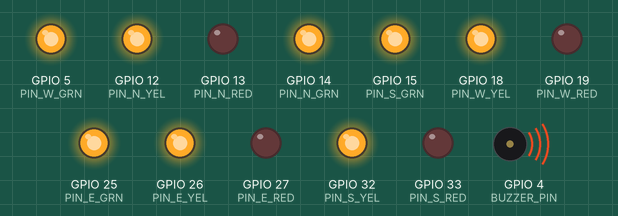
Bench run of a sketch on a simulated ESP32. Shown: output pins drawn as LEDs (lit = HIGH), buzzer (waves = sounding, pin HIGH). WiFi joins after 1.5 s; servers stay silent unless stated; what the sketch prints to the serial monitor is not drawn.

Above: at 6.7 s.
At 13.4 s:
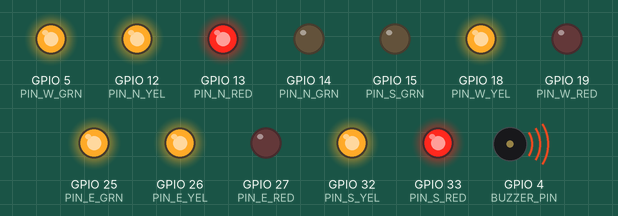
At 22.5 s:
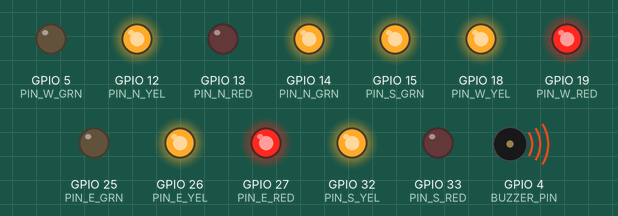
Timing chart, 0 to 40.6 s (numbered marks = the images above):
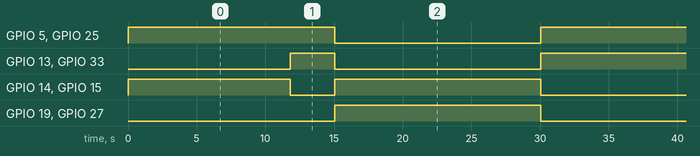

The sketch:

esp32_traffic_signal_controller.ino
```cpp
/**
 * =========================================================================================
 * PROJECT: GREEN CORRIDOR SMART EMERGENCY SYSTEM (INDIA)
 * MODULE: TRAFFIC SIGNAL INTERSECTION CONTROLLER FIRMWARE
 * TARGET: ESP32-WROOM-32 + 12-Channel Relay Board / High-Power LED Drivers
 * =========================================================================================
 *
 * Pinout Allocation (4-Way 12-Lamp Junction):
 * NORTH: Red: 13, Yellow: 12, Green: 14
 * EAST:  Red: 27, Yellow: 26, Green: 25
 * SOUTH: Red: 33, Yellow: 32, Green: 15
 * WEST:  Red: 19, Yellow: 18, Green: 5
 */

#include <WiFi.h>
#include <HTTPClient.h>
#include <ArduinoJson.h>

// ======================== NETWORK SETTINGS =============================
const char* WIFI_SSID       = "Traffic_Police_Junc_Net";
const char* WIFI_PASSWORD   = "SmartMysuruTraffic2026";
const char* STATUS_ENDPOINT = "http://192.168.1.100:8000/api/hardware/signals";

// ======================== HARDWARE RELAY PINS ===========================
// Relay logic: Many industrial relay boards are Active LOW (0 = ON, 1 = OFF)
#define RELAY_ACTIVE_STATE LOW
#define RELAY_INACTIVE_STATE HIGH

// North Approach
#define PIN_N_RED     13
#define PIN_N_YEL     12
#define PIN_N_GRN     14

// East Approach
#define PIN_E_RED     27
#define PIN_E_YEL     26
#define PIN_E_GRN     25

// South Approach
#define PIN_S_RED     33
#define PIN_S_YEL     32
#define PIN_S_GRN     15

// West Approach
#define PIN_W_RED     19
#define PIN_W_YEL     18
#define PIN_W_GRN     5

#define BUZZER_PIN    4

unsigned long lastPollTime = 0;
const unsigned long POLL_INTERVAL_MS = 250; // 4Hz update rate for responsive preemption
unsigned long lastValidPacketTime = 0;
const unsigned long WATCHDOG_TIMEOUT_MS = 10000; // 10s watchdog fallback

void setArmLight(int pinRed, int pinYel, int pinGrn, const char* color) {
  if (strcmp(color, "GREEN") == 0) {
    digitalWrite(pinRed, RELAY_INACTIVE_STATE);
    digitalWrite(pinYel, RELAY_INACTIVE_STATE);
    digitalWrite(pinGrn, RELAY_ACTIVE_STATE);
  } else if (strcmp(color, "YELLOW") == 0) {
    digitalWrite(pinRed, RELAY_INACTIVE_STATE);
    digitalWrite(pinYel, RELAY_ACTIVE_STATE);
    digitalWrite(pinGrn, RELAY_INACTIVE_STATE);
  } else { // RED (Default)
    digitalWrite(pinRed, RELAY_ACTIVE_STATE);
    digitalWrite(pinYel, RELAY_INACTIVE_STATE);
    digitalWrite(pinGrn, RELAY_INACTIVE_STATE);
  }
}

void setup() {
  Serial.begin(115200);
  Serial.println("\n[TRAFFIC CONTROLLER] Initializing Green Corridor Junction hardware...");

  // Setup pin modes
  int outputPins[] = {
    PIN_N_RED, PIN_N_YEL, PIN_N_GRN,
    PIN_E_RED, PIN_E_YEL, PIN_E_GRN,
    PIN_S_RED, PIN_S_YEL, PIN_S_GRN,
    PIN_W_RED, PIN_W_YEL, PIN_W_GRN,
    BUZZER_PIN
  };

  for (int p : outputPins) {
    pinMode(p, OUTPUT);
    digitalWrite(p, RELAY_INACTIVE_STATE);
  }

  // Initial State: All RED for safety boot
  digitalWrite(PIN_N_RED, RELAY_ACTIVE_STATE);
  digitalWrite(PIN_E_RED, RELAY_ACTIVE_STATE);
  digitalWrite(PIN_S_RED, RELAY_ACTIVE_STATE);
  digitalWrite(PIN_W_RED, RELAY_ACTIVE_STATE);

  // Connect to WiFi
  WiFi.begin(WIFI_SSID, WIFI_PASSWORD);
  int tries = 0;
  while (WiFi.status() != WL_CONNECTED && tries < 15) {
    delay(400);
    Serial.print(".");
    tries++;
  }

  if (WiFi.status() == WL_CONNECTED) {
    Serial.println("\n[WIFI] Connected! Ready for pre-emption signals.");
    lastValidPacketTime = millis();
  } else {
    Serial.println("\n[WIFI] Network not available. Autonomous safe fallback will operate.");
  }
}

void loop() {
  unsigned long now = millis();

  if (now - lastPollTime >= POLL_INTERVAL_MS) {
    lastPollTime = now;

    if (WiFi.status() == WL_CONNECTED) {
      pollServerForSignals();
    }
  }

  // WATCHDOG CHECK: If no valid packet received for > 10 seconds, activate standalone fail-safe
  if (now - lastValidPacketTime > WATCHDOG_TIMEOUT_MS) {
    runAutonomousFailsafeCycle(now);
  }
}

void pollServerForSignals() {
  HTTPClient http;
  http.begin(STATUS_ENDPOINT);
  http.setTimeout(800);

  int httpCode = http.GET();
  if (httpCode == HTTP_CODE_OK) {
    String payload = http.getString();

    // Parse JSON
    StaticJsonDocument<512> doc;
    DeserializationError error = deserializeJson(doc, payload);

    if (!error) {
      lastValidPacketTime = millis();

      const char* northLight = doc["signals"]["NORTH"];
      const char* eastLight  = doc["signals"]["EAST"];
      const char* southLight = doc["signals"]["SOUTH"];
      const char* westLight  = doc["signals"]["WEST"];
      const char* mode       = doc["mode"];

      setArmLight(PIN_N_RED, PIN_N_YEL, PIN_N_GRN, northLight);
      setArmLight(PIN_E_RED, PIN_E_YEL, PIN_E_GRN, eastLight);
      setArmLight(PIN_S_RED, PIN_S_YEL, PIN_S_GRN, southLight);
      setArmLight(PIN_W_RED, PIN_W_YEL, PIN_W_GRN, westLight);

      // Sound buzzer alert if in active emergency mode
      if (strcmp(mode, "EMERGENCY_CORRIDOR") == 0) {
        digitalWrite(BUZZER_PIN, HIGH);
      } else {
        digitalWrite(BUZZER_PIN, LOW);
      }
    }
  }
  http.end();
}

void runAutonomousFailsafeCycle(unsigned long now) {
  // Safe default 15-second timer cycle between North-South and East-West
  unsigned long cycleTime = (now / 15000) % 2;
  if (cycleTime == 0) {
    // North-South GREEN, East-West RED
    setArmLight(PIN_N_RED, PIN_N_YEL, PIN_N_GRN, "GREEN");
    setArmLight(PIN_S_RED, PIN_S_YEL, PIN_S_GRN, "GREEN");
    setArmLight(PIN_E_RED, PIN_E_YEL, PIN_E_GRN, "RED");
    setArmLight(PIN_W_RED, PIN_W_YEL, PIN_W_GRN, "RED");
  } else {
    // East-West GREEN, North-South RED
    setArmLight(PIN_N_RED, PIN_N_YEL, PIN_N_GRN, "RED");
    setArmLight(PIN_S_RED, PIN_S_YEL, PIN_S_GRN, "RED");
    setArmLight(PIN_E_RED, PIN_E_YEL, PIN_E_GRN, "GREEN");
    setArmLight(PIN_W_RED, PIN_W_YEL, PIN_W_GRN, "GREEN");
  }
}
```

Measured:
- by itself, GPIO 5 (PIN_W_GRN), GPIO 19 (PIN_W_RED), GPIO 25 (PIN_E_GRN), GPIO 27 (PIN_E_RED): alternates HIGH for 15.0 s and LOW for 15.0 s
- by itself, GPIO 13 (PIN_N_RED), GPIO 33 (PIN_S_RED): repeats every 30.0 s: LOW 15.0 s, HIGH 15.0 s
- by itself, GPIO 14 (PIN_N_GRN), GPIO 15 (PIN_S_GRN): repeats every 30.0 s: HIGH 15.0 s, LOW 15.0 s
